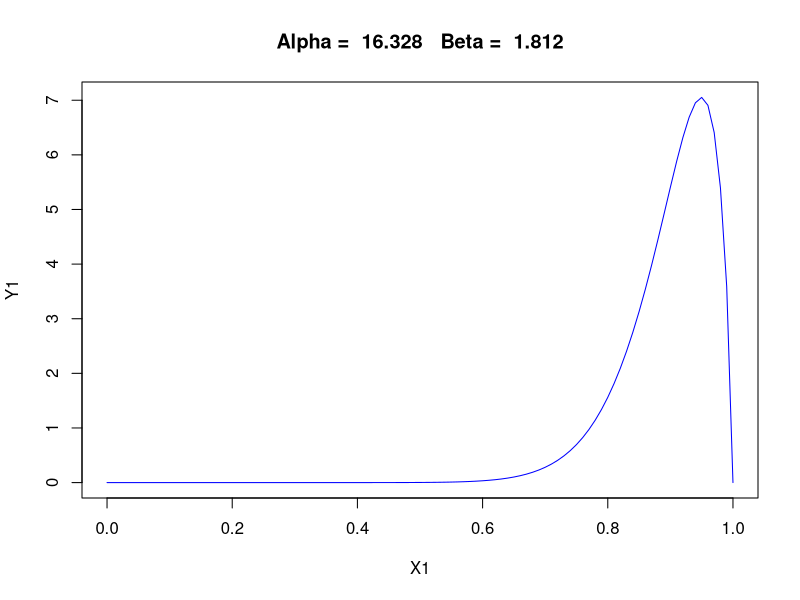
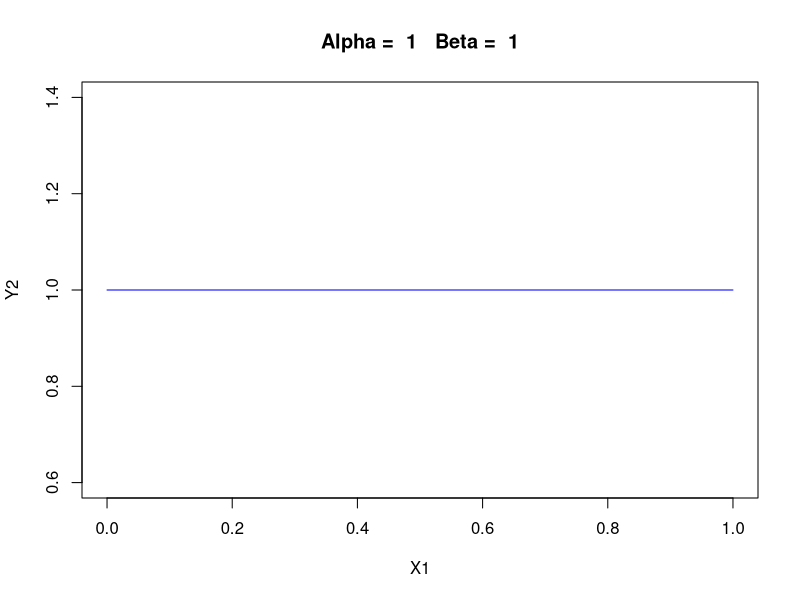
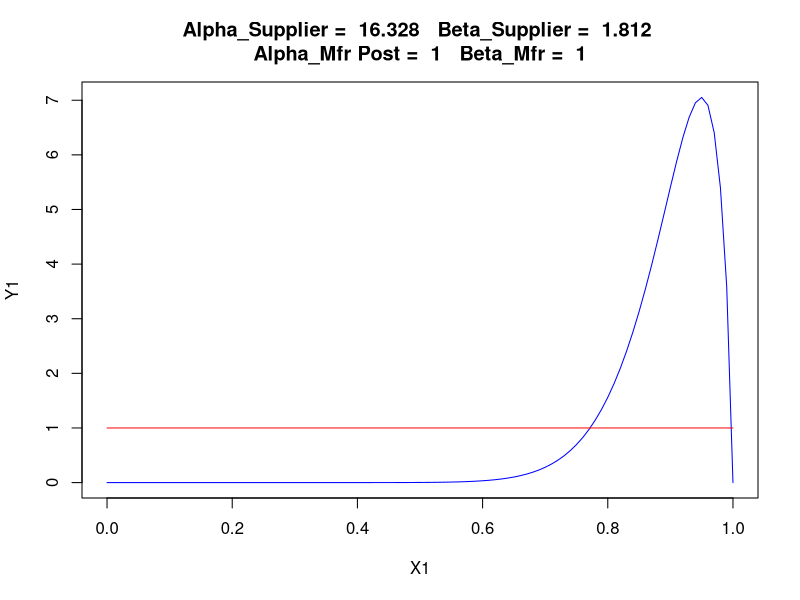
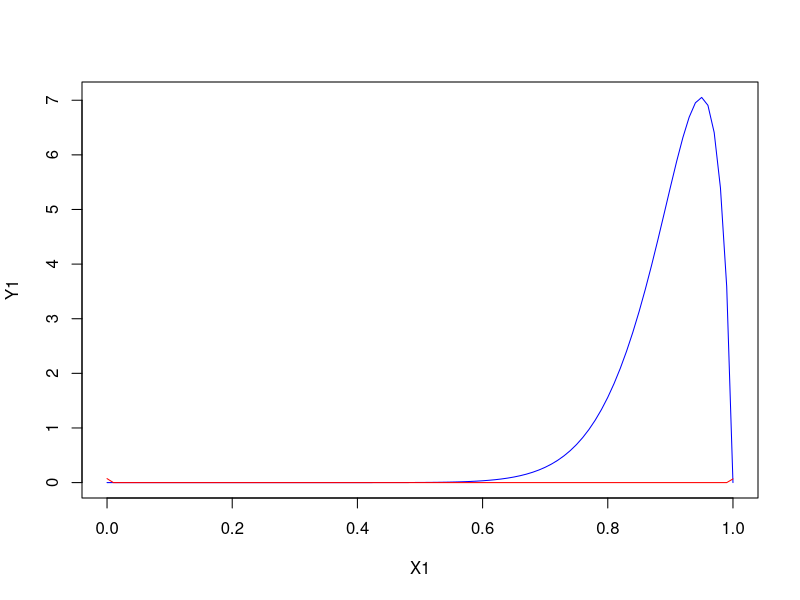
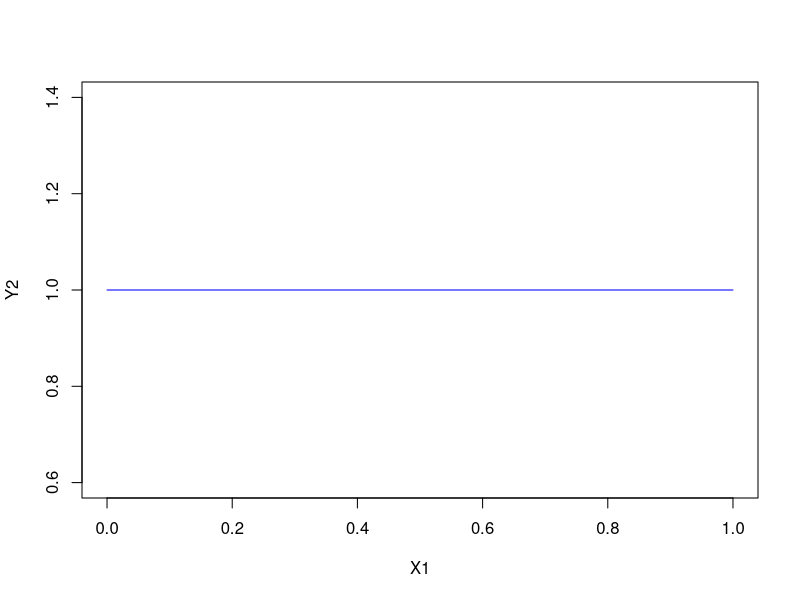

R code for these plots, in order:
## ---- chunk 1
knitr::opts_chunk$set(echo = TRUE)
library(magrittr)
## ---- chunk 2

# 𝜃~ 0 < .9 < .95
# Mean = alpha/(alpha + beta) => .9 = x1/(x1+x2)
# Maximum = (alpha - 1) / (alpha + beta -2) => .95 = x1-1/(x1 + x2 -2)
# Put in matrix format and solve for system of equations

A <- cbind(c(.111, .053),c(-1, -1))

b <- cbind(c(0, -.947))

alpha_Beta1 <- solve(A,b)

X1 <- seq(0, 1, by=0.01)

Y1 <- dbeta(X1, alpha_Beta1[1], alpha_Beta1[2])

plot(X1, Y1, type= 'l', col = 'blue',
     main = paste("Alpha = ", round(alpha_Beta1[1],3), " ", "Beta = ", round(alpha_Beta1[2],3) ))


## ---- chunk 3

# 𝜃~ 0 < .9 < .95
# Mean = alpha/(alpha + beta) => .5 = x1/(x1+x2)
# Maximum = (alpha - 1) / (alpha + beta -2) => .95 = x1-1/(x1 + x2 -2)
# Put in matrix format and solve for system of equations

A <- cbind(c(1, .053),c(-1, -1))

b <- cbind(c(0, -.947))

alpha_Beta2 <- solve(A,b)

X1 <- seq(0, 1, by=0.01)

Y2 <- dbeta(X1, alpha_Beta2[1], alpha_Beta2[2])

plot(X1, Y2, type= 'l', col = 'blue',
     main = paste("Alpha = ", round(alpha_Beta2[1],3), " ", "Beta = ", round(alpha_Beta2[2],3) ))


## ---- chunk 4

plot(X1, Y1, type= 'l', col = 'blue',
     main = paste("Alpha_Supplier = ", round(alpha_Beta1[1],3), " ", "Beta_Supplier = ", round(alpha_Beta1[2],3),
     sub = paste("\nAlpha_Mfr Post = ", round(alpha_Beta2[1],3), " ", "Beta_Mfr = ", round(alpha_Beta2[1],3) )))
lines(X1, Y2, col = 'red')



## ---- chunk 5

x = 3
p1 = .1
p2 = .5

posterior_distro1 = dgeom(x, p1)

posterior_distro2 = dgeom(x, p2)

posterior_distro1 ; posterior_distro2


## ---- chunk 6

mean1 = (1-p1)/p1
mean2 = (1-p2)/p2


mean1; mean2

sd1 = sqrt((1-p1)/p1^2)
sd2 = sqrt((1-p2)/p2^2)

mean1; mean2
sd1; sd2


## ---- chunk 7

cred_interval1 <- qgeom(c(0.05,.95), p1)

cred_interval2 <- qgeom(c(0.05,.95), p2)

cred_interval1; cred_interval2


## ---- chunk 8

g1 <- dgeom(X1, posterior_distro1)

plot(X1, Y1, type= 'l', col = 'blue')
lines(X1, g1, col = 'red')


g2 <- dgeom(X1, posterior_distro2)

plot2 <- plot(X1, Y2, type= 'l', col = 'blue')
lines(X1, g2, col = 'red')




